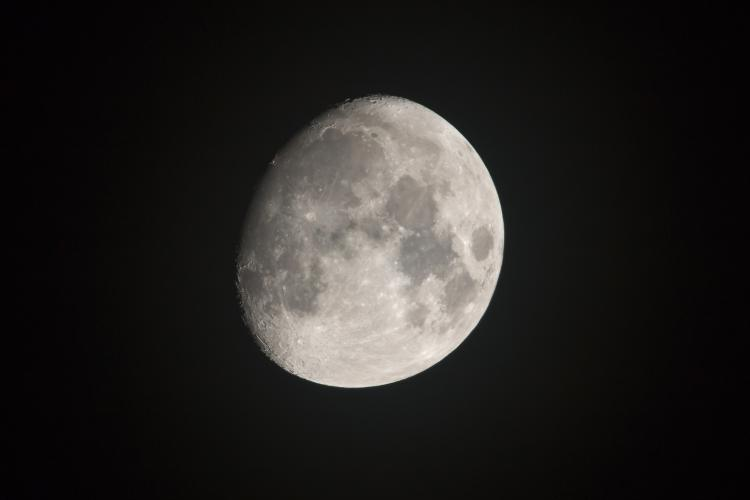
%> input picture BW/moon.jpg, 750 x 500 px
$ octave --eval "result = CannyEdge(rgb2gray(imread('moon.jpg')));"   (GNU Octave 9; MATLAB toolbox functions it lacks are replaced by stand-ins)
%> lines starting %> are read from the running program, lines starting %| are printed output that depends on the picture; in (x1, y1, x2, y2) boxes, pixels count from 0 and x2, y2 are one past the last pixel; in counts of white or black regions, pixels touching at a corner belong together; the program's own positions count from 1
function mask = CannyEdge(img, threshold, kept)
%% compute canny edge with appropriate threshold
%% IN   img         input image: grayscale, normalised
%%      threshold   Canny edge lower and upper thresholds to define week and strong edge
%%      kept        how much percent do u desire to kept as edges
%% OUT  mask        binary mask '1' is edge, '0' is background
%% Tu Bui @ University of Surrey

if nargin < 3
    kept = 0.02;    %keep 2% of pixes as edge if possible
end
if nargin < 2
    threshold = [0.2 0.5];
end

for h=19:-2:1
    sigma = 0.3*(h/2-1)+0.8;
    filter = fspecial('gaussian',[h h],sigma);
    mask = imfilter(img,filter,'same','replicate');
    mask = double(edge(mask,'canny',threshold));
    factor = sum(sum(mask))/(size(mask,1)*size(mask,2));
    if factor > kept
        break;
    end
end
%> this loop made 10 passes
%> factor on passes 1 to 10: 0.00226, 0.00223, 0.00223, 0.00221, 0.00213, 0.00202, 0.00191, 0.00187, 0.00178, 0.0017
%> pass 1, in CannyEdge, `mask = double(edge(mask,'canny',threshold));`:
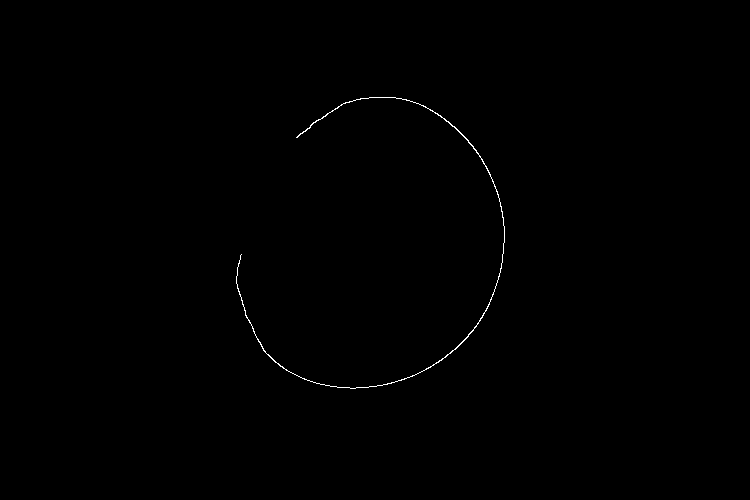
%> mask: size 500x750 double; values 0 (black) and 1 (white), 0.23% white in thin lines or dots, all inside (x1, y1, x2, y2) = (236, 97, 505, 389)
%> `result = CannyEdge(rgb2gray(imread('moon.jpg')));`:
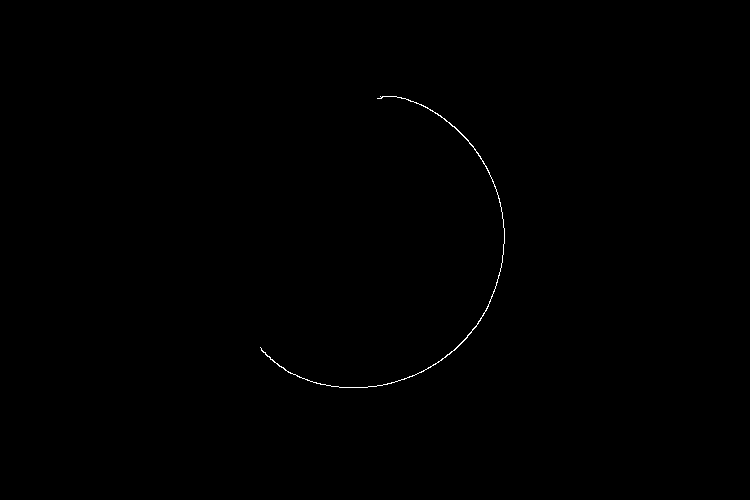
%> result: size 500x750 double; values 0 (black) and 1 (white), 0.17% white in thin lines or dots, all inside (x1, y1, x2, y2) = (260, 96, 505, 388)
return
